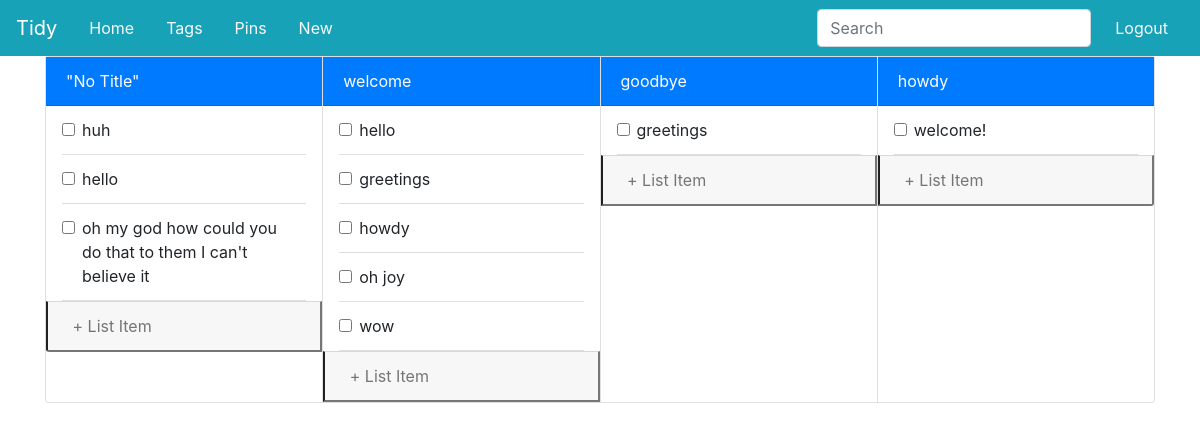
The page /index (signed in) on the database as committed earlier.
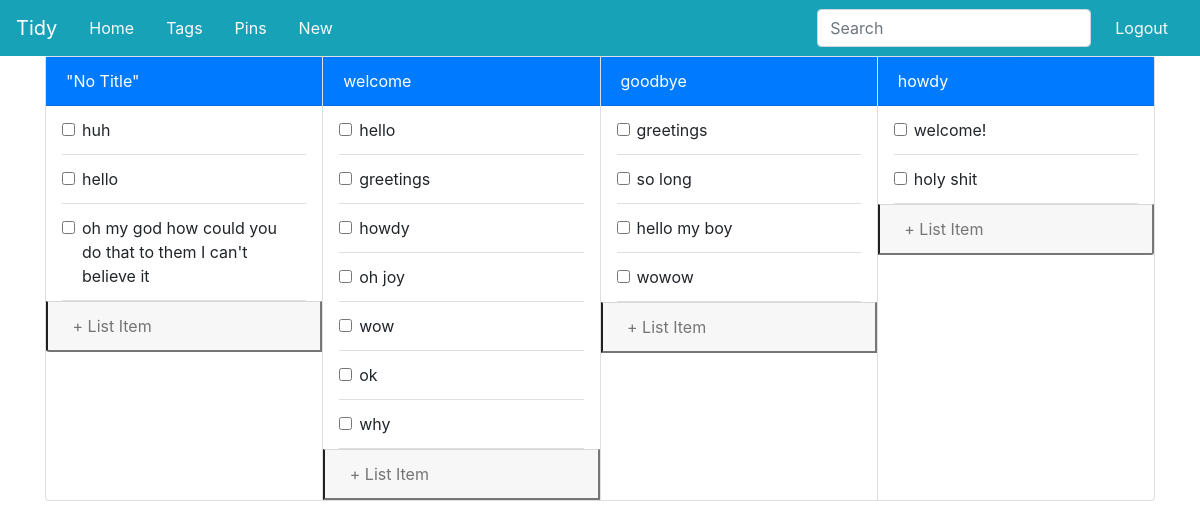
The same page on the database as committed later.
### app/models.py (models this page shows, shortened)
class Entries(db.Model):
    __tablename__='Entries'
    id=db.Column(db.Integer,primary_key=True)
    user_id=db.Column(db.Integer,db.ForeignKey('User.id'),index=True)
    text=db.Column(db.String)
    date_created=db.Column(db.DateTime,default=datetime.now())
    tags = db.relationship("Tags",secondary=tag_map)

class Tags(db.Model):
    __tablename__='Tags'
    id=db.Column(db.Integer,primary_key=True)
    tag=db.Column(db.String,index=True, unique=True)
    entries = db.relationship("Entries",secondary=tag_map)

### app/routes.py (the view, shortened to what this page needs)
@app.route('/', methods=['GET','POST'])
@app.route('/index', methods=['GET','POST'])
@login_required
def index():
    uTags = Tags.query.join(Entries.tags).filter(Entries.user_id==current_user.id).all()
    entryList = Entries.query.join(Tags.entries).filter_by(user_id=current_user.id)
    listsByTag = {}
    for t in uTags:
        listsByTag[t.tag]=entryList.filter(Tags.tag==t.tag).all()
    return render_template('index.html',list=listsByTag)

### app/models.py (called while the page is built)
@login.user_loader
def load_user(id):
    return User.query.get(int(id))

### app/templates/index.html (shortened to what this page needs)
{% extends 'base.html' %}
{% block app_content %}
<div class="container card-group">
{% for key,value in list.items()%}
    <form class="card"  id='{{key}}' action="{{url_for('tag_list',tag=key)}}" method="POST">
      <div class="card-header rounded-0 bg-primary">
        {% if key=='' %}
        <div class="text-white card-link" href="">"No Title"</div>
        {% else %}
        <div class="text-white card-link" href="{{url_for('tag_list',tag=key)}}">{{key}}</div>
        {%endif%}
      </div>
      <div class="list-group list-group-flush">
      {% for entry in value%}
        <div class="list-group-item form-check mx-3">
          <input class="form-check-input" type="checkbox" value="" id="{{key}}entry{{entry.id}}">
          <label class="form-check-label" for="{{key}}entry{{entry.id}}">
              {{entry.text}}
          </label>
        </div>
      {% endfor %}
      </div>
        <input type="text" class="card-footer"  placeholder=" + List Item" autocomplete="off" name="entry" autofocus>
    </form>
{%endfor%}
</div>
{% endblock %}

### app/templates/base.html (shortened to what this page needs)
{% extends 'bootstrap/base.html' %}
{% block navbar %}
<div class="Header">
  <nav class="navbar d-flex bg-info navbar-dark">
    <a class="navbar-brand" href={{url_for("index")}}>Tidy</a>
        <a class="nav-link text-light" href='{{url_for("index")}}'>Home</a>
    {% if current_user.is_authenticated %}
        <a class="nav-link text-light" href="{{url_for('tags')}}">Tags</a>
        <a class="nav-link text-light" href="">Pins</a>
        <a class="nav-link text-light" href="">New</a>
    <form class="form-inline ml-auto my-2 my-lg-0">
      <input class="form-control mr-sm-2" type="search" placeholder="Search" aria-label="Search" />
    </form>
    <a class="nav-link text-light" href='{{url_for("logout")}}'>Logout</a>
    {% else %}
    <a class="nav-link text-light ml-auto" href='{{url_for("login")}}'>Login</a>
    <a class="nav-link text-light" href='{{url_for("register")}}'>Register</a>
    {% endif %}
    </nav>
</div>
{% endblock %}
{% block content %}
  {% block app_content %}
  {% endblock %}
{% endblock %}
{% block styles %}
  <link rel="stylesheet" href="https://maxcdn.bootstrapcdn.com/bootstrap/4.0.0/css/bootstrap.min.css">
  <link rel="stylesheet" href="../static/css/main.css">
{% endblock %}

Rows that differ between the two databases and show on the page:
changed Tags "welcome": gains Entries (text "ok")
added Entries: text "why", shown under Tags "welcome"
added Entries: text "so long", shown under Tags "goodbye"
added Entries: text "hello my boy", shown under Tags "goodbye"
added Entries: text "wowow", shown under Tags "goodbye"
added Entries: text "holy shit", shown under Tags "howdy"
